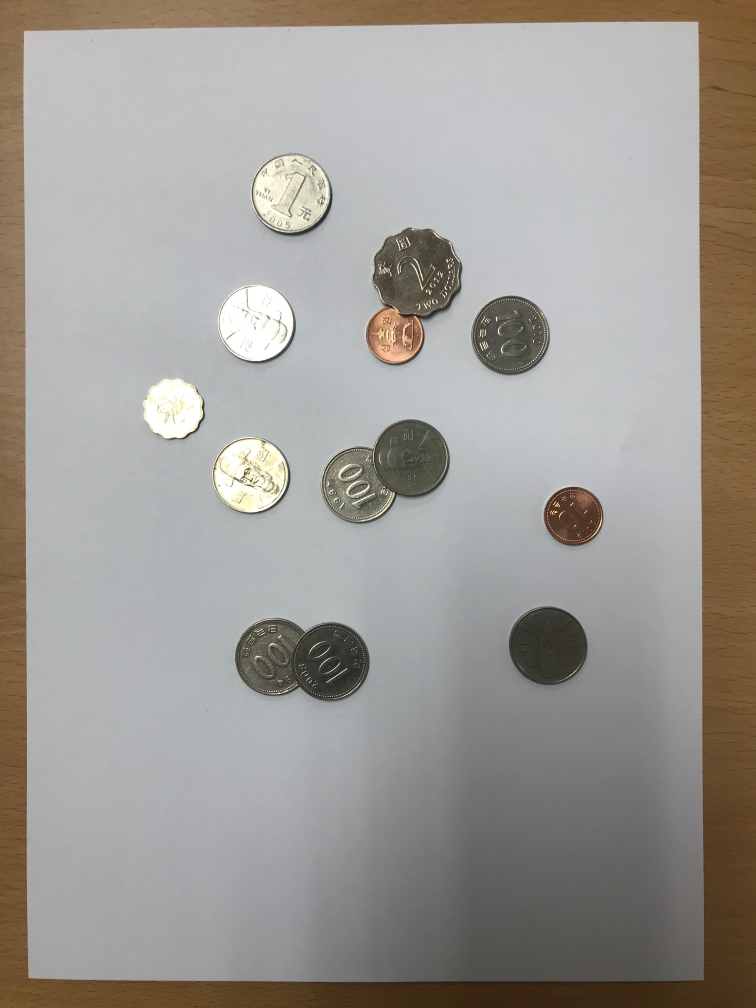
#> input picture HW1/IMG_8255.JPG, 3024 x 4032 px, found by its file name (shown at 1/4 size)
$ jupyter execute coin_3.ipynb
#> lines starting #> are read from the running program, lines starting #| are printed output that depends on the picture; after the words box and inside, x2 and y2 are one past the last pixel; in counts of white or black regions, pixels touching at a corner belong together
[cell 1]
import numpy as np
import cv2
import matplotlib.pyplot as plt

ret = cv2.imread("IMG_8255.JPG")
#> ret is the input picture: shape (4032, 3024, 3); mean B, G, R 149.8, 154.6, 158.1
roi = ret[500:3000,500:2500]
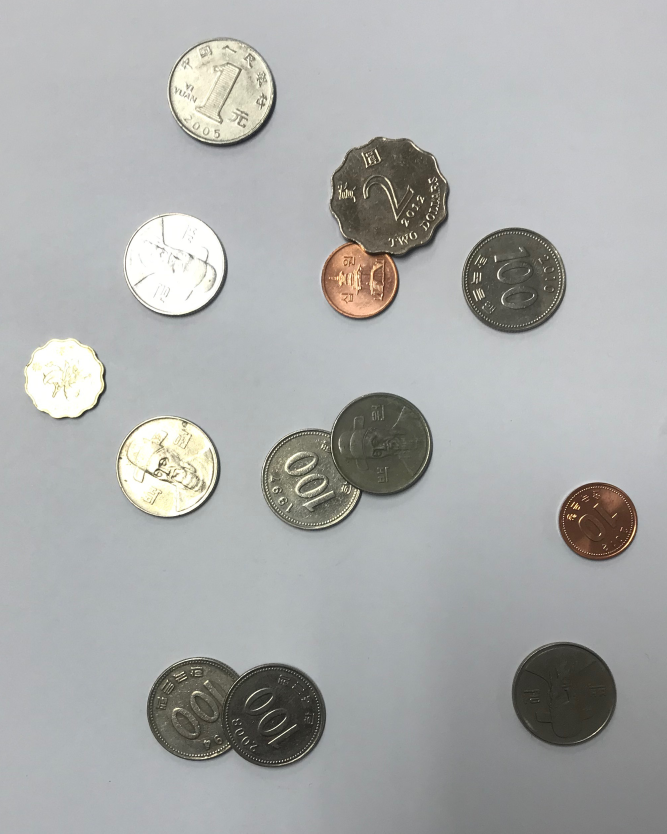
#> roi: shape (2500, 2000, 3) (shown at 1/3 size); mean B, G, R 171, 171.8, 170.3

plt.imshow(roi,'gray')

[cell 2]
gray = cv2.cvtColor(roi, cv2.COLOR_BGR2GRAY)
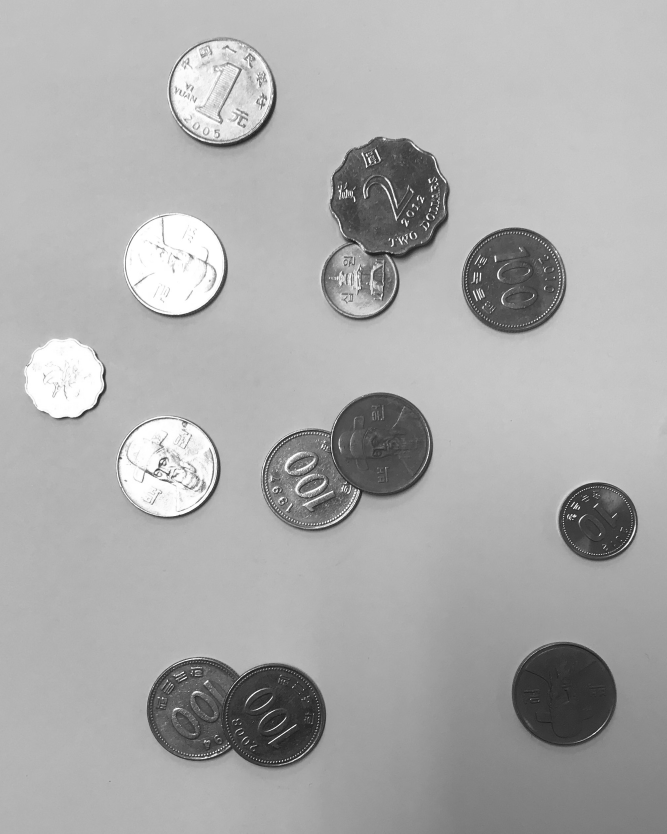
#> gray: shape (2500, 2000) (shown at 1/3 size); min 10, max 255, mean 171.3
gray_blur = cv2.medianBlur(gray,25)
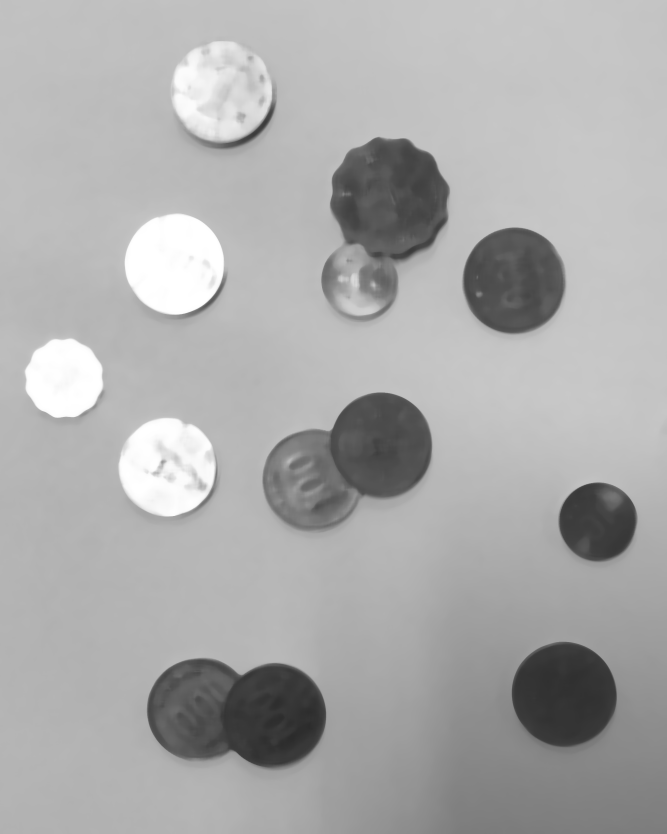
#> gray_blur: shape (2500, 2000) (shown at 1/3 size); min 43, max 255, mean 171.4
thresh = cv2.adaptiveThreshold(gray_blur, 255, cv2.ADAPTIVE_THRESH_GAUSSIAN_C, cv2.THRESH_BINARY_INV, 13, 1)
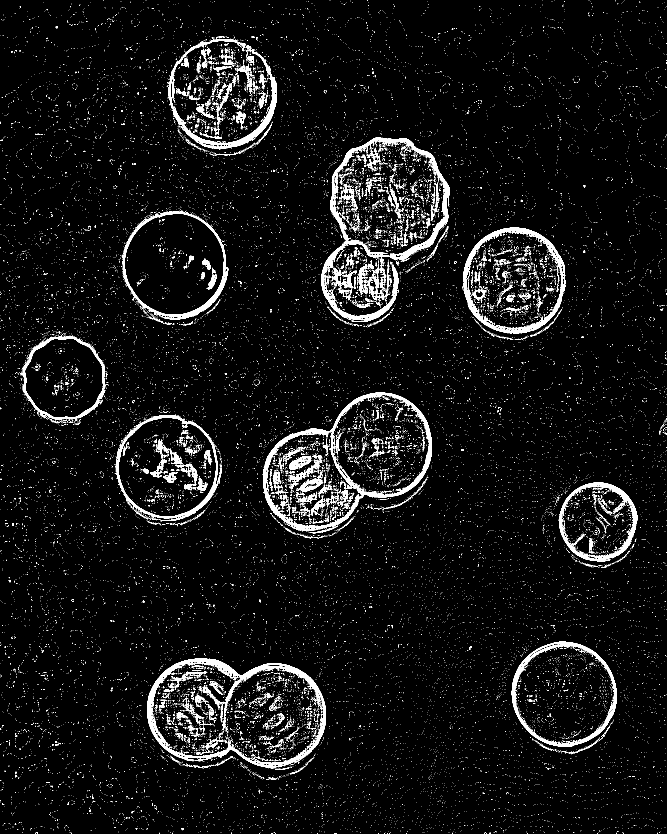
#> thresh: shape (2500, 2000) (shown at 1/3 size); 4.5% white; 28760 white regions (28155 under 20 px), largest, box (x1, y1, x2, y2) and area: (441, 1975, 978, 2305) 17818, (788, 1178, 1296, 1600) 16483, (990, 411, 1350, 779) 12819

plt.imshow(thresh, 'gray')

[cell 3]
kernel = np.ones((1, 2), np.uint8)
closing = cv2.morphologyEx(thresh, cv2.MORPH_OPEN, kernel, iterations=3)
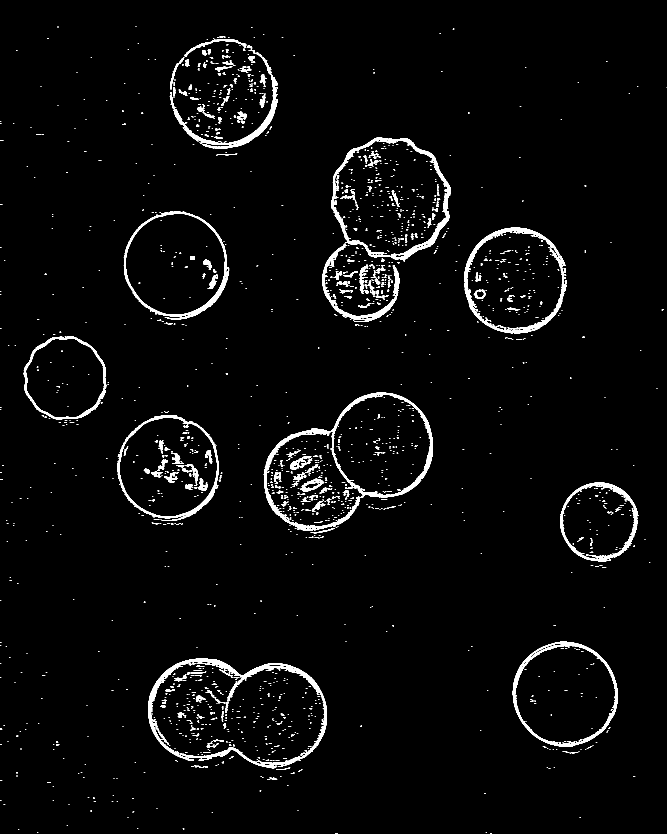
#> closing: shape (2500, 2000) (shown at 1/3 size); 2.8% white; 2479 white regions (2081 under 20 px), largest, box (x1, y1, x2, y2) and area: (444, 1975, 981, 2295) 12508, (791, 1178, 1299, 1548) 12016, (993, 411, 1353, 779) 11260

plt.imshow(closing, 'gray')

[cell 4]
circles = cv2.HoughCircles(closing, cv2.HOUGH_GRADIENT, 0.2, 120, param1 = 70, param2 = 30, minRadius = 100, maxRadius = 180)
#> circles = 13 rows, first 8: [1696.5, 2083.5, 155.4], [1545.5, 832.5, 150.5], [1145.5, 1326.5, 149.5], [529.5, 791.5, 151.9], [825.5, 2143.5, 154.1], [504.5, 1401.5, 146.9], [594.5, 2128.5, 151.7], [672.5, 280.5, 161.7]
circles_rnd = np.uint16(np.around(circles))
#> circles_rnd = 13 rows, first 8: [1696, 2084, 155], [1546, 832, 150], [1146, 1326, 150], [530, 792, 152], [826, 2144, 154], [504, 1402, 147], [594, 2128, 152], [672, 280, 162]

print(circles_rnd.shape)
#| (1, 13, 3)

[cell 5]
count = 1
for i in circles_rnd[0, :]:
    cv2.circle(roi, (i[0],i[1]),i[2],(0,0,150), 15)
    cv2.circle(roi, (i[0],i[1]),2,(0, 0, 0), 5)
    cv2.putText(roi, str(count), (i[0]-70,i[1]+30), cv2.FONT_HERSHEY_SIMPLEX, 3.3, (0,0,150), 15)
    count += 1

    plt.rcParams["figure.figsize"] = (16,9)
    plt.imshow(roi)
#> this loop made 13 passes
#> i on passes 1 to 12: [1696, 2084, 155], [1546, 832, 150], [1146, 1326, 150], [530, 792, 152], [826, 2144, 154], [504, 1402, 147], [594, 2128, 152], [672, 280, 162], [944, 1440, 154], [1168, 592, 168], [1790, 1564, 111], [196, 1132, 121]
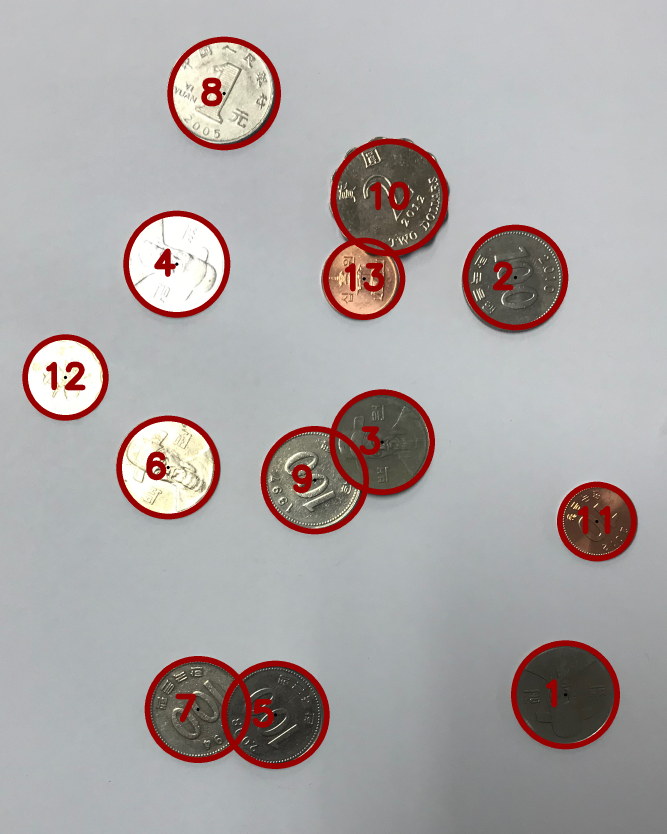
#> roi: shape (2500, 2000, 3) (shown at 1/3 size); mean B, G, R 165.1, 165.5, 171.1
#> after the loop, count = 14
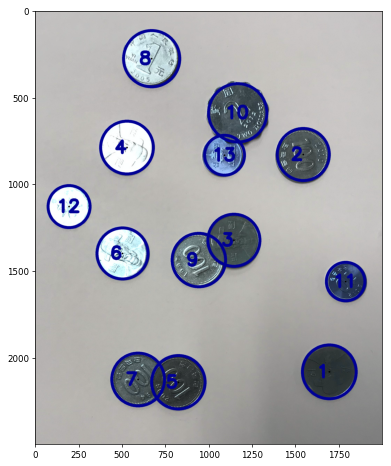
#> figure drawn by matplotlib, 1 panel; B, G, R data is drawn as R, G, B

$ run again, with HW1/IMG_8253.JPG copied over HW1/IMG_8255.JPG
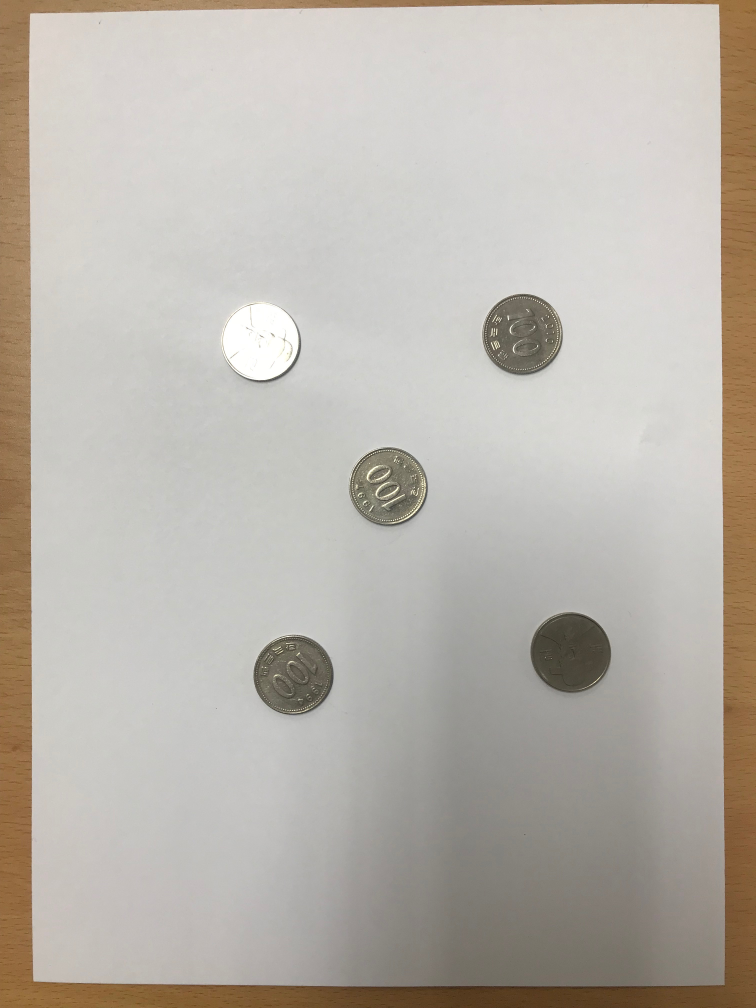
#> input picture HW1/IMG_8253.JPG, 3024 x 4032 px, found by its file name (shown at 1/4 size)
#> ret is the input picture: shape (4032, 3024, 3); mean B, G, R 171.9, 180, 185.8
#> thresh: shape (2500, 2000); 2.4% white; 24995 white regions (24727 under 20 px), largest, box (x1, y1, x2, y2) and area: (1434, 675, 1749, 1002) 11620, (514, 2042, 834, 2358) 11616, (898, 1289, 1207, 1605) 10519
#> closing: shape (2500, 2000); 1.2% white; 1368 white regions (1231 under 20 px), largest, box (x1, y1, x2, y2) and area: (517, 2042, 837, 2357) 9668, (1437, 675, 1751, 1002) 9408, (901, 1290, 1209, 1604) 9008
#> circles = [[1784.5, 2113.5, 155.6], [676.5, 2201.5, 159.8], [542.5, 864.5, 154.1], [1596.5, 839.5, 150.9], [1055.5, 1454.5, 150.5]]
#> circles_rnd = [[1784, 2114, 156], [676, 2202, 160], [542, 864, 154], [1596, 840, 151], [1056, 1454, 150]]
#| (1, 5, 3)
#> the loop `for i in circles_rnd[0, :]:` made 5 passes
#> after the loop `for i in circles_rnd[0, :]:`:
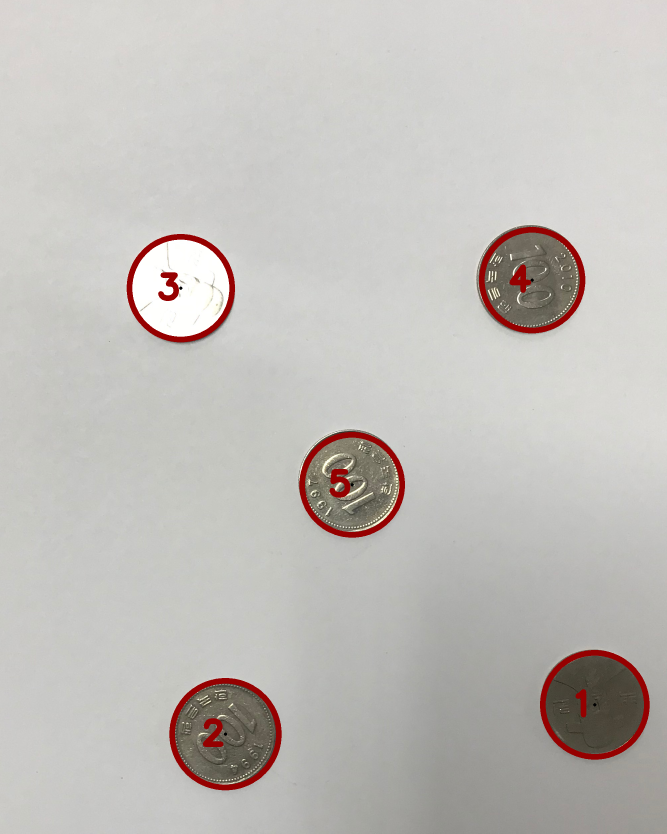
#> roi: shape (2500, 2000, 3) (shown at 1/3 size); mean B, G, R 186.8, 190.6, 193.9
#> after the loop `for i in circles_rnd[0, :]:`: count = 6
#> `[cell 5] count = 1 for i in circles_rnd[0, :]: cv2.circle(roi, (i[0],i..`:
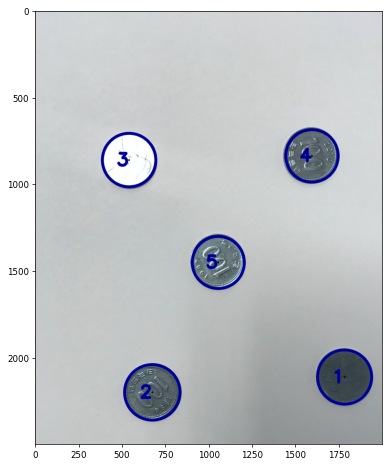
#> figure drawn by matplotlib, 1 panel; B, G, R data is drawn as R, G, B

$ run again, with HW1/IMG_8256.JPG copied over HW1/IMG_8255.JPG
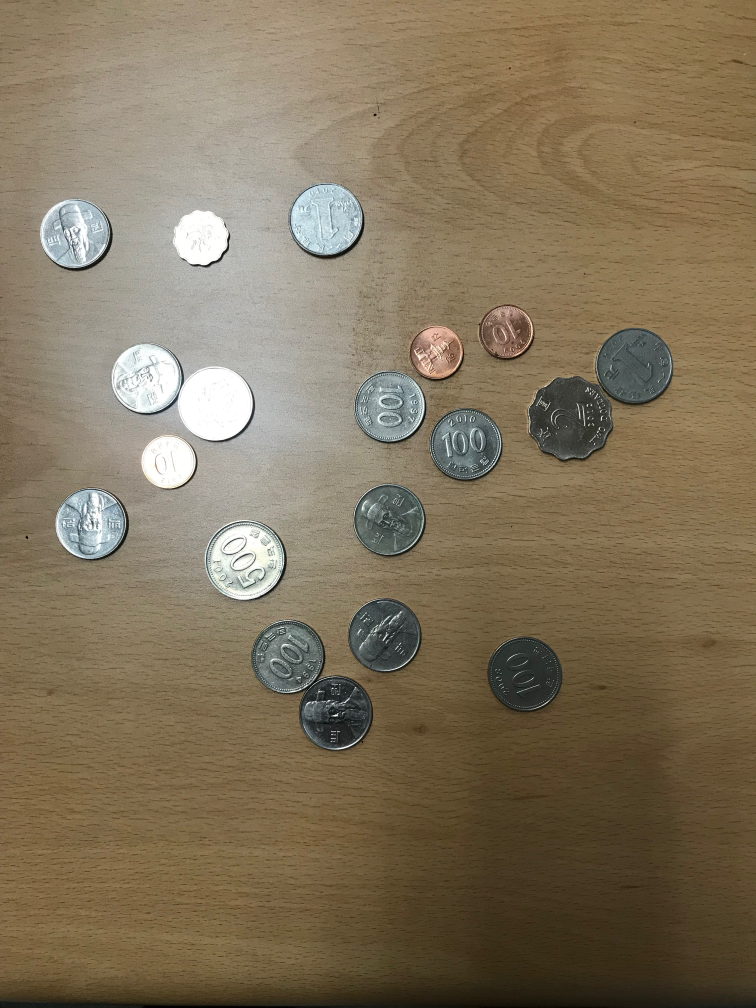
#> input picture HW1/IMG_8256.JPG, 3024 x 4032 px, found by its file name (shown at 1/4 size)
#> ret is the input picture: shape (4032, 3024, 3); mean B, G, R 91, 115.2, 129.4
#> thresh: shape (2500, 2000); 11.5% white in thin lines or dots
#> closing: shape (2500, 2000); 5.5% white; 15120 white regions (13305 under 20 px), largest, box (x1, y1, x2, y2) and area: (209, 960, 527, 1270) 6710, (0, 866, 235, 1160) 5603, (665, 341, 967, 537) 5577
#> circles = 40 rows, first 8: [364.5, 1110.5, 150.8], [804.5, 372.5, 147.2], [475.5, 1738.5, 159.6], [657.5, 2128.5, 146.4], [1053.5, 1579.5, 137.6], [1363.5, 1278.5, 139.7], [1061.5, 1123.5, 137.6], [174.5, 1345.5, 106.3]
#> circles_rnd = 40 rows, first 8: [364, 1110, 151], [804, 372, 147], [476, 1738, 160], [658, 2128, 146], [1054, 1580, 138], [1364, 1278, 140], [1062, 1124, 138], [174, 1346, 106]
#| (1, 40, 3)
#> the loop `for i in circles_rnd[0, :]:` made 40 passes
#> after the loop `for i in circles_rnd[0, :]:`:
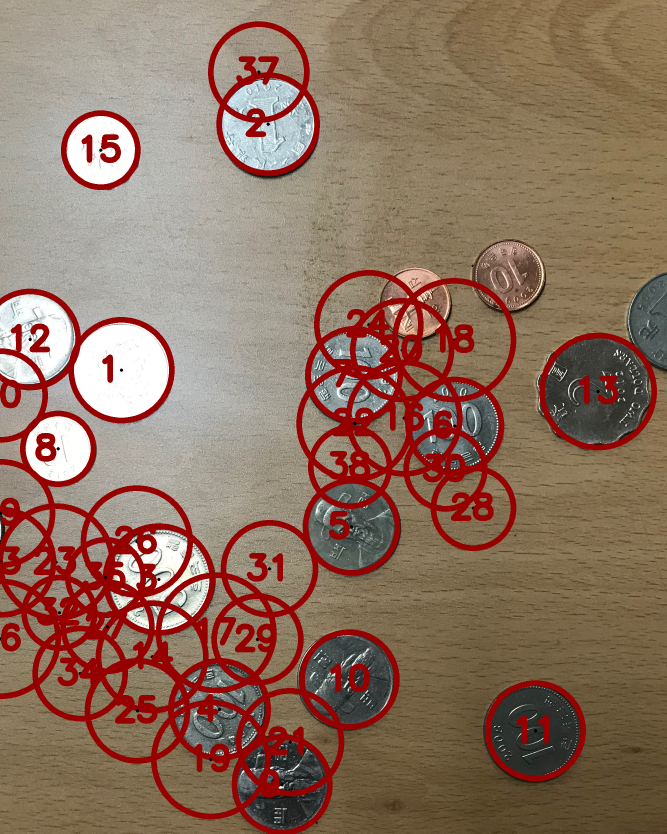
#> roi: shape (2500, 2000, 3) (shown at 1/3 size); mean B, G, R 96.1, 113.4, 142.8
#> after the loop `for i in circles_rnd[0, :]:`: count = 41
#> `[cell 5] count = 1 for i in circles_rnd[0, :]: cv2.circle(roi, (i[0],i..`:
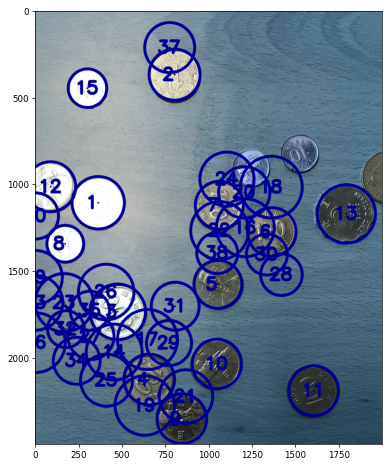
#> figure drawn by matplotlib, 1 panel; B, G, R data is drawn as R, G, B
